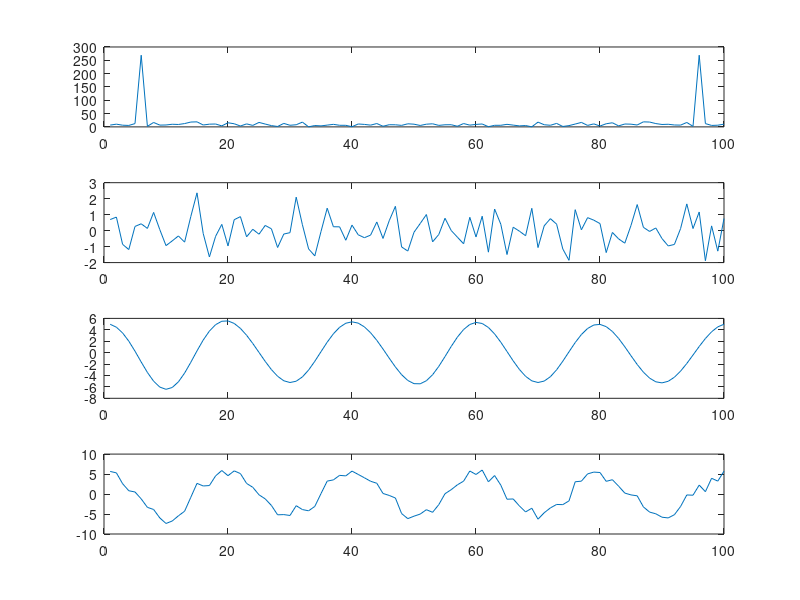

MATLAB code for this plot:

function [high, low] = filter_highlow(d, fps, cutoff)

    if (nargin<3)
        d=randn(1,100)+5*cos( (1:100) / 100 * 2 * pi * 5 );
        fps=100;
        cutoff=10;
    end

    N = length(d);
    d = reshape(d, 1, N);
    fd = fft(d);
    
    timestep = 1/fps;
    freqstep = 1/(timestep * N);
    freq = -0.5/timestep + freqstep/2 : freqstep : 0.5/timestep - freqstep/2;
    
    
    fd_low =  fd .* fftshift( abs(freq) <=cutoff);
    fd_high = fd .* fftshift(abs(freq)>=cutoff);
    
    high = real(ifft(fd_high));
    low = real(ifft(fd_low));
    
    if nargin<3, 
        subplot(411); plot(abs(fd));
        subplot(412); plot(high);
        subplot(413); plot(low);
        subplot(414); plot(d);
    end;
    
end
